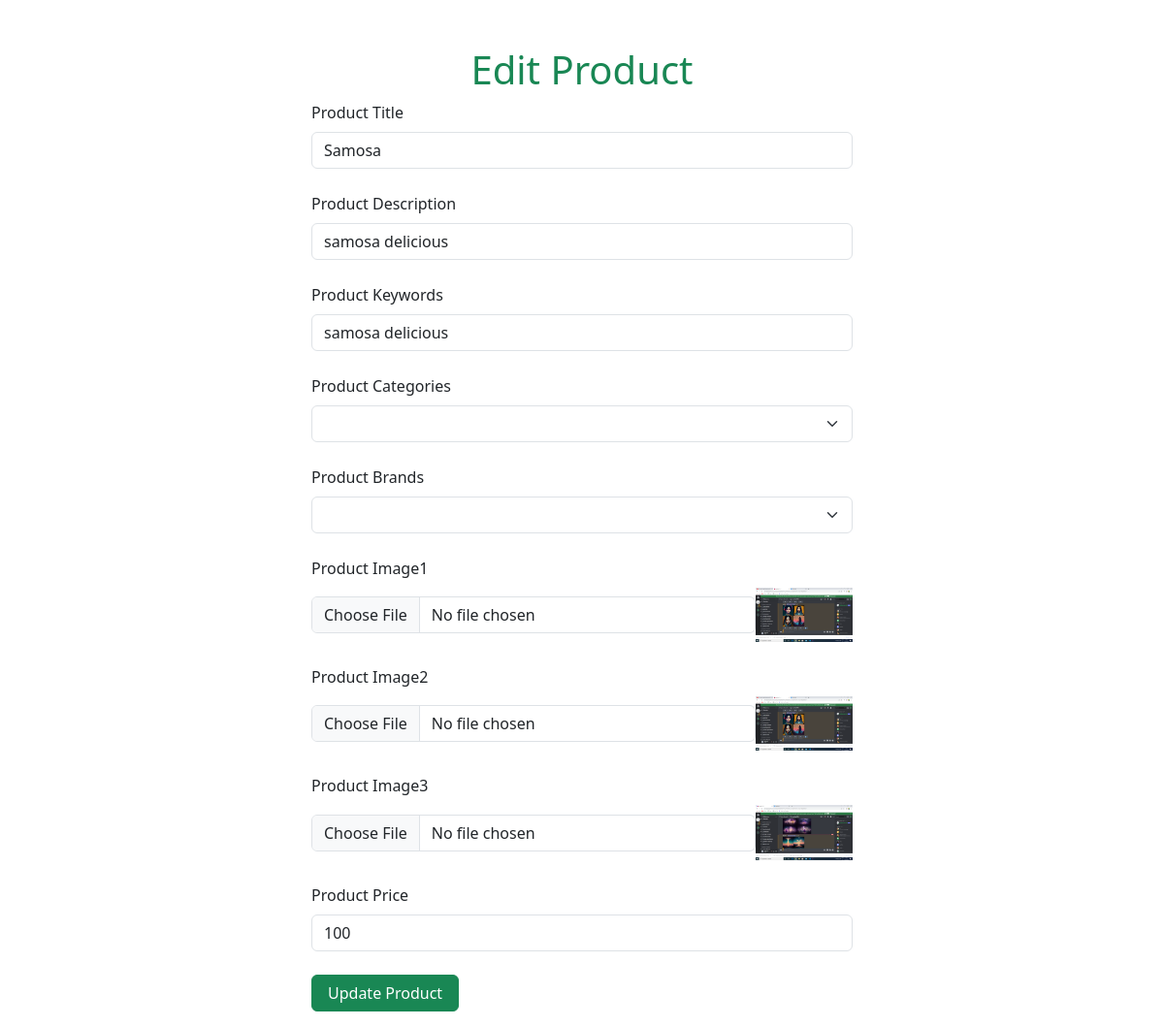
Page /admin_area/edit_products.php?edit_products=2 on the committed database.
### tables this page shows
CREATE TABLE `products` (
  `product_id` int(11) NOT NULL,
  `product_title` varchar(100) NOT NULL,
  `product_description` varchar(255) NOT NULL,
  `product_keywords` varchar(255) NOT NULL,
  `category_id` int(11) NOT NULL,
  `brand_id` int(11) NOT NULL,
  `product_image1` varchar(255) NOT NULL,
  `product_image2` varchar(255) NOT NULL,
  `product_image3` varchar(255) NOT NULL,
  `product_price` varchar(100) NOT NULL,
  `date` timestamp NOT NULL DEFAULT current_timestamp() ON UPDATE current_timestamp(),
  `status` varchar(100) NOT NULL
);

### admin_area/edit_products.php (the view, shortened to what this page needs)
<!DOCTYPE html>
<html lang="en">
<head>
    <link rel="stylesheet" href="style.css">
    <link href="https://cdn.jsdelivr.net/npm/bootstrap@5.3.0/dist/css/bootstrap.min.css" rel="stylesheet"
>
</head>
<body>
    <?php
    if (isset($_GET['edit_products'])) {
        $edit_id = $_GET['edit_products'];
        $get_data = "select * from `products` where product_id=$edit_id";
        $result = mysqli_query($con, $get_data);
        $row = mysqli_fetch_assoc($result);
        $product_title = $row['product_title'];
        $product_description = $row['product_description'];
        $product_keywords = $row['product_keywords'];
        $category_id = $row['category_id'];
        $brand_id = $row['brand_id'];
        $product_image1 = $row['product_image1'];
        $product_image2 = $row['product_image2'];
        $product_image3 = $row['product_image3'];
        $product_price = $row['product_price'];
        $select_category = "select * from `categories` where category_id=$category_id";
        $result_category = mysqli_query($con, $select_category);
        $row_category = mysqli_fetch_assoc($result_category);
        $category_title = $row_category['category_title'];
        $select_brand = "select * from `brands` where brand_id=$brand_id";
        $result_brand = mysqli_query($con, $select_brand);
        $row_brand = mysqli_fetch_assoc($result_brand);
        $brand_title = $row_brand['brand_title'];
    }
    ?>
    <div class="container mt-5">
        <h1 class="text-center text-success">Edit Product</h1>
        <form action="" method="post" enctype="multipart/form-data">
            <div class="form-outline w-50 m-auto mb-4">
                <label for="product_title" class="form-label">Product Title</label>
                <input type="text" id="product_title" name="product_title" value="<?php echo $product_title ?>"
                    class="form-control" required="required">
            </div>
            <div class="form-outline w-50 m-auto mb-4">
                <label for="product_desc" class="form-label">Product Description</label>
                <input type="text" id="product_desc" name="product_desc" value="<?php echo $product_description ?>"
                    class="form-control" required="required">
            </div>
            <div class="form-outline w-50 m-auto mb-4">
                <label for="product_keywords" class="form-label">Product Keywords</label>
                <input type="text" id="product_keywords" name="product_keywords" value="<?php echo $product_keywords ?>"
                    class="form-control" required="required">
            </div>
            <div class="form-outline w-50 m-auto mb-4">
                <label for="product_category" class="form-label">Product Categories</label>
                <select name="product_category" class="form-select" id="">
                    <option value="<?php echo $category_title ?>"><?php echo $category_title ?></option>
                    <?php
                    $select_category_all = "select * from `categories`";
                    $result_category_all = mysqli_query($con, $select_category_all);
                    while ($row_category_all = mysqli_fetch_assoc($result_category_all)) {
                        $category_title = $row_category_all['category_title'];
                        $category_id = $row_category_all['category_id'];
                        echo "<option value='$category_id'>$category_title</option>";
                    }
                    ?>
                </select>
            </div>
            <div class="form-outline w-50 m-auto mb-4">
                <label for="product_brands" class="form-label">Product Brands</label>
                <select name="product_brands" class="form-select" id="">
                    <option value="<?php echo $brand_title ?>"><?php echo $brand_title ?></option>
                </select>
            </div>
            <div class="form-outline w-50 m-auto mb-4">
                <label for="product_image1" class="form-label">Product Image1</label>
                <div class="d-flex">
                    <input type="file" id="product_image1" name="product_image1" class="form-control w-90 m-auto"
                        required="required">
                    <img src="./product_images/<?php echo $product_image1 ?>" alt="" class="product_img">
                </div>
            </div>
            <div class="form-outline w-50 m-auto mb-4">
                <label for="product_image2" class="form-label">Product Image2</label>
                <div class="d-flex">
                    <input type="file" id="product_image2" name="product_image2" class="form-control w-90 m-auto"
                        required="required">
                    <img src="./product_images/<?php echo $product_image2 ?>" alt="" class="product_img">
                </div>
            </div>
            <div class="form-outline w-50 m-auto mb-4">
                <label for="product_image3" class="form-label">Product Image3</label>
                <div class="d-flex">
                    <input type="file" id="product_image3" name="product_image3" class="form-control w-90 m-auto"
                        required="required">
                    <img src="./product_images/<?php echo $product_image3 ?>" alt="" class="product_img">
                </div>
            </div>
            <div class="form-outline w-50 m-auto mb-4">
                <label for="product_price" class="form-label">Product Price</label>
                <input type="text" id="product_price" name="product_price" value="<?php echo $product_price ?>"
                    class="form-control" required="required">
            </div>
            <div class=" w-50 m-auto">
                <input type="submit" name="edit_product" value="Update Product" class="btn btn-success px-3 mb-3">
            </div>
        </form>
    </div>
</body>
</html>

### style.css (style rules this page uses)
* { padding: 0; margin: 0; box-sizing: border-box; }

### admin_area/edit_products.php (style rules this page uses)
.product_img { width: 100px; object-fit: contain; }

### rows in the picture
products: product_title "Samosa", product_desc "samosa delicious", product_keywords "samosa delicious", product_image1 (picture), product_image2 (picture), product_image3 (picture), product_price "100"
